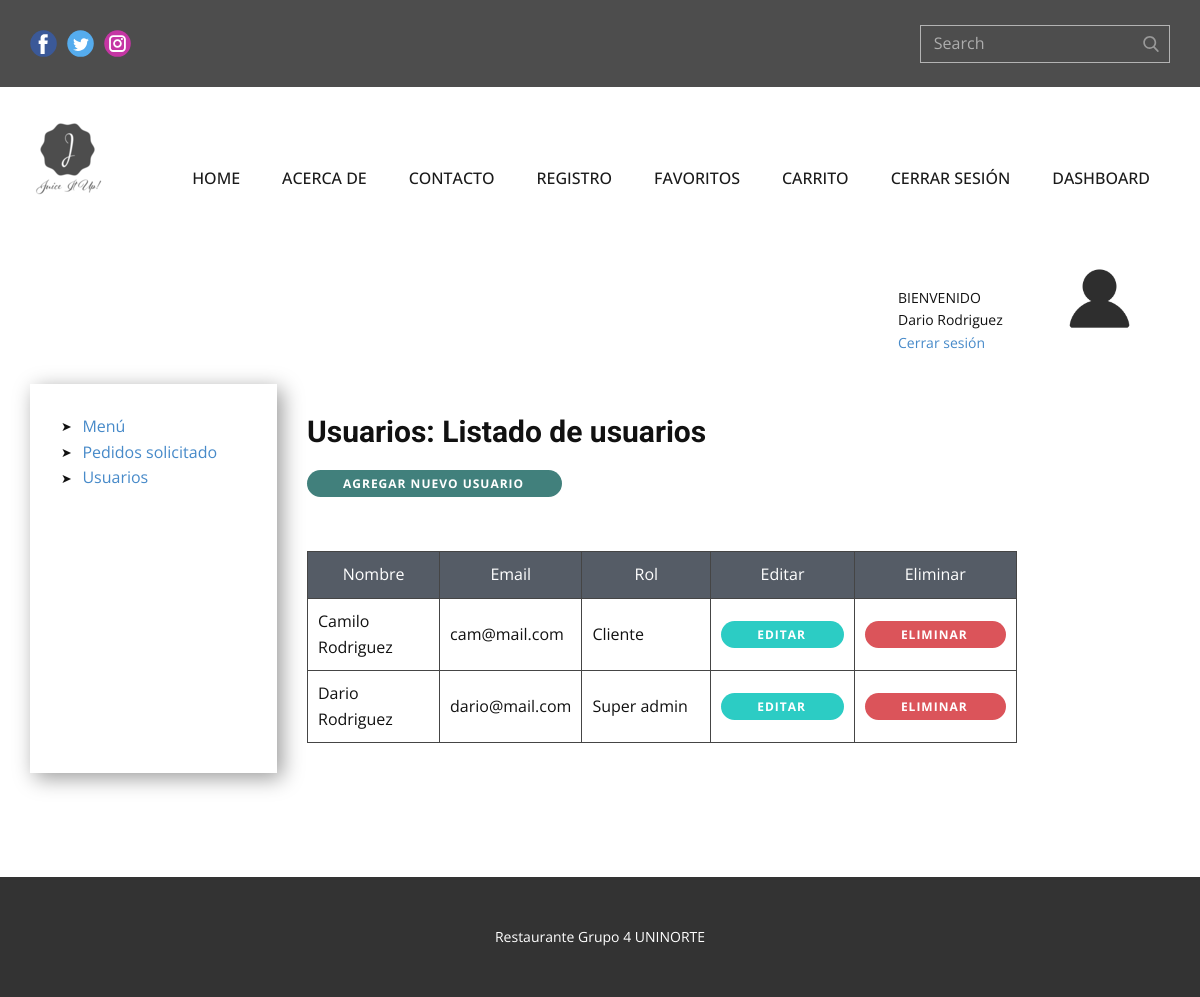
The app's page /usuarios (signed in) with its own data.
### tables this page shows
CREATE TABLE usuarios (id INTEGER PRIMARY KEY AUTOINCREMENT NOT NULL, nombre VARCHAR (100) NOT NULL, apellido VARCHAR, email VARCHAR NOT NULL, telefono VARCHAR NOT NULL, direccion VARCHAR NOT NULL, password VARCHAR NOT NULL, superAdmin BOOLEAN DEFAULT (0), admin BOOLEAN DEFAULT (0), usuarioFinal BOOLEAN DEFAULT (1), estado BOOLEAN DEFAULT (1), created_by DATE, updated_by DATE);

### app.py (the view)
@app.route('/usuarios', methods=["GET", "POST"])
def getUsuarios():
    if session:
        if request.method == 'GET':
            if session["super"] == 1 or session["admin"] == 1:
                usuario_list = usuario_controller.get_usuarios()
            else:
                id = session["id"]
                usuario_list = usuario_controller.get_usuario(id)
            return render_template('usuarios_list.html', usuario_list=usuario_list)
    return redirect(url_for("login"))

### db.py (called while the page is built)
def sqlconnection():
    conn = sqlite3.connect(database)
    return conn

### usuario_controller.py (called while the page is built)
def get_usuarios():
    db = sqlconnection()
    db.row_factory=sqlite3.Row
    cur = db.cursor()
    cur.execute('SELECT * FROM usuarios;')
    row = cur.fetchall()
    return row

### templates/usuarios_list.html (shortened to what this page needs)
{% extends "index.html" %}
{% block style %}
    <link rel="stylesheet" href="../static/style/usuarios_list.css" media="screen">
{% endblock style %}
{% block content %}
    <section class="u-clearfix u-section-1" id="sec-fe1f">
      <div class="u-align-left u-clearfix u-sheet u-valign-top u-sheet-1">
        <div class="u-clearfix u-expanded-width u-layout-wrap u-layout-wrap-1">
          <div class="u-layout">
            <div class="u-layout-col">
              <div class="u-size-30">
                <div class="u-layout-col">
                  <div class="u-container-style u-layout-cell u-size-60 u-layout-cell-1">
                    <div class="u-container-layout u-valign-top u-container-layout-1">
                      <div class="u-image u-image-circle u-preserve-proportions u-image-1" alt="" data-image-width="512" data-image-height="512"></div>
                      <p class="u-small-text u-text u-text-variant u-text-1">BIENVENIDO</p>
                      <p class="u-small-text u-text u-text-variant u-text-2">{{session["nombre"]}}</p>
                      <p class="u-small-text u-text u-text-variant u-text-2"><a href="{{ url_for('index') }}">Cerrar sesión</a></p>
                    </div>
                  </div>
                </div>
              </div>
              <div class="u-size-30">
                <div class="u-layout-row">
                  <div class="u-container-style u-layout-cell u-size-13 u-layout-cell-2">
                    <div class="u-container-layout u-container-layout-2">
                      <ul class="u-custom-list u-text u-text-default u-text-3">
                        {% if session["super"] == 1 or session["admin"] == 1 %}
                        <li>
                          <div class="u-list-icon">
                            <div xmlns="http://www.w3.org/2000/svg" xmlns:xlink="http://www.w3.org/1999/xlink" version="1.1" xml:space="preserve" class="u-svg-content">➤</div>
                          </div>
                          <a href="{{ url_for('getBebidas') }}"> Menú</a>
                        </li>
                        <li>
                          <div class="u-list-icon">
                            <div xmlns="http://www.w3.org/2000/svg" xmlns:xlink="http://www.w3.org/1999/xlink" version="1.1" xml:space="preserve" class="u-svg-content">➤</div>
                          </div>
                          <a href="{{ url_for('getBebidas') }}"> Pedidos solicitado</a>
                        </li>
                        {% endif %}
                        <li>
                          <div class="u-list-icon">
                            <div xmlns="http://www.w3.org/2000/svg" xmlns:xlink="http://www.w3.org/1999/xlink" version="1.1" xml:space="preserve" class="u-svg-content">➤</div>
                          </div>
                          <a href="{{ url_for('getUsuarios') }}"> Usuarios </a>
                        </li>
                      </ul>
                    </div>
                  </div>
                  <div class="u-container-style u-layout-cell u-size-47 u-layout-cell-3">
                    <div class="u-container-layout u-valign-top u-container-layout-3">
                      <h3 class="u-text u-text-default u-text-4">Usuarios: Listado de usuarios</h3>
                      {% if session["super"] == 1 or session["admin"] == 1 %}
                      <a class="u-border-none u-btn u-btn-round u-button-style u-hover-palette-1-dark-1 u-palette-4-dark-2 u-radius-24 u-btn-1" href="{{ url_for('register') }}">Agregar nuevo usuario</a>
                      {% endif %}
                      <div class="u-expanded-width u-table u-table-responsive u-table-1">
                        <table class="u-table-entity">
                          <colgroup>
                            <col width="16.6%">
                            <col width="16.6%">
                            <col width="16.6%">
                            <col width="17%">
                            <col width="15.9%">
                            <col width="17.3%">
                          </colgroup>
                          <thead class="u-align-center u-palette-5-dark-2 u-table-header u-table-header-1">
                            <tr style="height: 27px;">
                              <th class="u-border-1 u-border-grey-dark-1 u-table-cell">Nombre</th>
                              <th class="u-border-1 u-border-grey-dark-1 u-table-cell">Email</th>
                              <th class="u-border-1 u-border-grey-dark-1 u-table-cell">Rol</th>
                              <th class="u-border-1 u-border-grey-dark-1 u-table-cell">Editar</th>
                              <th class="u-border-1 u-border-grey-dark-1 u-table-cell">Eliminar</th>
                            </tr>
                          </thead>
                          <tbody class="u-table-body">
                            {% for user in usuario_list %}
                            <tr style="height: 46px;">
                              <td class="u-border-1 u-border-grey-dark-1 u-table-cell">{{ user["nombre"] }} {{ user["apellido"] }}</td>
                              <td class="u-border-1 u-border-grey-dark-1 u-table-cell">{{ user["email"] }}</td>
                              <td class="u-border-1 u-border-grey-dark-1 u-table-cell">
                                {% if (user["superAdmin"] == 1)  %}
                                Super admin
                                {% endif %}
                                {% if (user["usuarioFinal"] == 1) %}
                                Cliente
                                {% endif %}
                              </td>
                              <td class="u-border-1 u-border-grey-dark-1 u-table-cell">
                                <a class="u-border-none u-btn u-btn-round u-button-style u-hover-palette-1-dark-1 u-palette-4-dark-1 u-radius-24 u-btn-1" href="{{ url_for('update_user',id= user["id"]) }}">Editar</a>
                              </td>
                              <td class="u-border-1 u-border-grey-dark-1 u-table-cell">
                                <a class="u-border-none u-btn u-btn-round u-button-style u-hover-palette-1-dark-1 u-palette-2-base u-radius-20 u-btn-1" href="{{ url_for('eliminarUsuario', id= user["id"]) }}">Eliminar</a>
                              </td>
                            </tr>
                            {% endfor %}
                          </tbody>
                        </table>
                      </div>
                    </div>
                  </div>
                </div>
              </div>
            </div>
          </div>
        </div>
      </div>
    </section>
{% endblock content %}

### static/style/usuarios_list.css (style rules this page uses)
.u-section-1 .u-sheet-1 { min-height: 649px; }
.u-section-1 .u-layout-wrap-1 { margin-top: 0; margin-bottom: 60px; }
.u-section-1 .u-layout-cell-1 { min-height: 130px; }
.u-section-1 .u-container-layout-1 { padding: 30px; }
.u-section-1 .u-image-1 { width: 81px; height: 81px; background-image: url("../images/avatar.png"); background-position: 50% 50%; margin: 0 0 0 auto; }
.u-section-1 .u-text-1 { margin: -52px 133px 0 838px; }
.u-section-1 .u-text-2 { margin: 0 133px 0 838px; }
.u-section-1 .u-layout-cell-2 { min-height: 200px; }
.u-section-1 .u-container-layout-2 { box-shadow: 5px 5px 20px 0 rgba(0,0,0,0.4); padding: 30px; }
.u-section-1 .u-text-3 { margin-bottom: 0; margin-top: 0; }
.u-section-1 .u-layout-cell-3 { min-height: 286px; }
.u-section-1 .u-container-layout-3 { padding: 30px; }
.u-section-1 .u-text-4 { font-weight: 700; margin: 0 auto 0 0; }
.u-section-1 .u-table-1 { margin-bottom: 0; margin-top: 34px; }
.u-section-1 .u-table-header-1 { background-image: none; }
.u-section-1 .u-btn-1 { border-style: none; font-weight: 700; text-transform: uppercase; letter-spacing: 1px; background-image: none; font-size: 0.75rem; padding: 4px 38px 4px 36px; }

### records on screen
usuarios: nombre "Camilo", apellido "Rodriguez", email "cam@mail.com", usuarioFinal "Cliente"
usuarios: nombre "Dario", apellido "Rodriguez", email "dario@mail.com", superAdmin "Super admin"

### other values on screen
{{ session["nombre"] }} "Dario Rodriguez"
